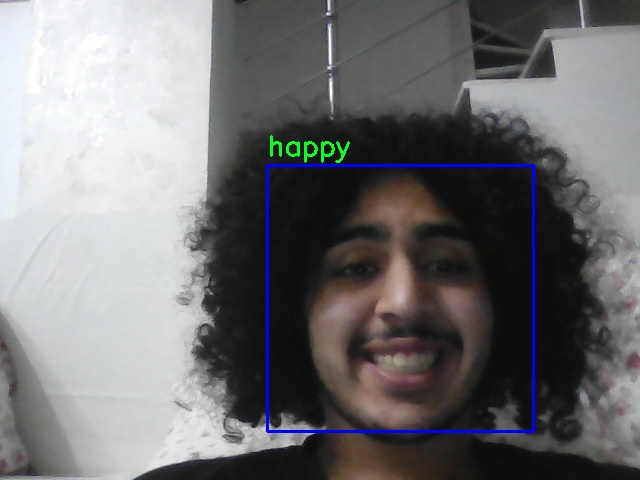

Recreate this plot in Python.
#immporting libraries
import tensorflow as tf
import matplotlib.pyplot as plt
from PIL import Image
import numpy as np
import cv2

emotions = ['anger', 'Disgust', 'fear', 'happy', 'Neutreal', 'sad', 'Surprise']
model = tf.keras.models.load_model('modelv2.keras')
#using Cascade to detect faces
face_cascade = cv2.CascadeClassifier(cv2.data.haarcascades + 'haarcascade_frontalface_default.xml')

cap = cv2.VideoCapture(0)

while True:
    ret, frame = cap.read()
    gray = cv2.cvtColor(frame, cv2.COLOR_BGR2GRAY)
    faces = face_cascade.detectMultiScale(gray, 1.3, 5)
    
    for (x, y, w, h) in faces:
        cv2.rectangle(frame, (x, y), (x+w, y+h), (255, 0, 0), 2)
         
        face_roi = gray[y:y+h, x:x+w]
        resized_face = cv2.resize(face_roi, (48, 48))
        image_array = np.array(resized_face) 
        image_array = np.expand_dims(image_array, axis=0)
        image_array = np.expand_dims(image_array, axis=-1)
        
        emotion_prediction = model.predict(image_array)
        emotion_prediction = emotions[np.argmax(emotion_prediction)]
        
        cv2.putText(frame, emotion_prediction , (x, y-10), cv2.FONT_HERSHEY_SIMPLEX, 0.9, (36,255,12), 2)
        cv2.imshow('emotion', frame)
        cv2.imshow('detectetd face', resized_face)
  
    if cv2.waitKey(1) & 0xFF == ord('q'):
        break


cap.release()
cv2.destroyAllWindows()
